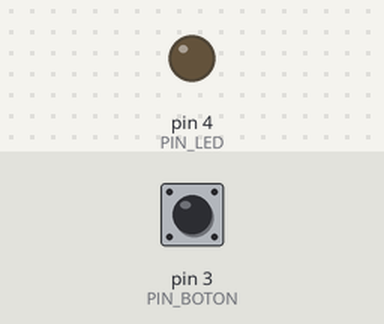
Bench run of a sketch on a simulated Arduino Uno, built with avr-gcc and run on an emulated ATmega328P. Parts: output pins drawn as LEDs (lit = HIGH). Inputs (shaded band) come from the test bench; at power-on: pin 3 (PIN_BOTON) HIGH.

Above: at 1.2 s.
1.3 s: pin 3 (PIN_BOTON) pulled LOW for 3.2 s
At 2.3 s:
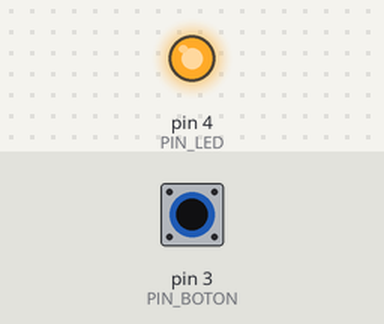
6.8 s: pin 3 (PIN_BOTON) pulled LOW for 0.15 s
At 9.2 s:
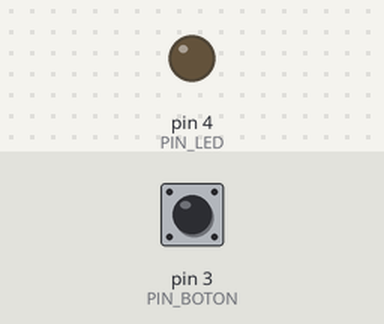
9.9 s: pin 3 (PIN_BOTON) pulled LOW for 1 s
At 11.3 s:
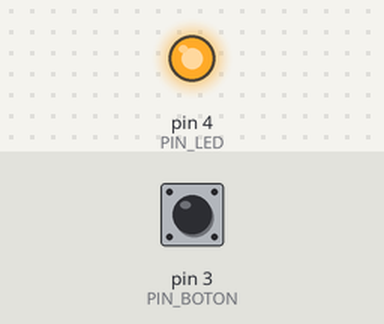
Timing chart, 0 to 13.4 s (numbered marks = the images above; inputs shaded):
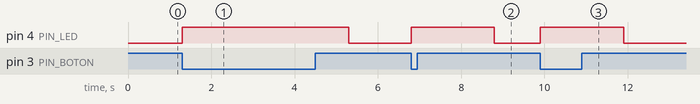

The sketch:

ej_2_codigo.ino
```cpp
//---- Definicion de entradas ----
#define PIN_BOTON 3

//---- Definicion de salidas ----
#define PIN_LED   4

//---- Estado del boton ----
#define BOTON_PRESIONADO  0

//---- Constantes de tiempo ----
#define TIEMPO_ON 2000

//---- Informacion del contador ----
#define CANTIDAD_DESEADA_CONTADOR        3
#define INICIO_CONTADOR 0

//---- Varianles
boolean estadoBoton;
int contadorBoton = 0;


void setup()
{
  pinMode(PIN_BOTON, INPUT_PULLUP);
  pinMode(PIN_LED, OUTPUT);
}

void loop()
{
  estadoBoton = digitalRead(PIN_BOTON);
  if (estadoBoton == BOTON_PRESIONADO)
  {
    while (estadoBoton = BOTON_PRESIONADO)
    {
      estadoBoton = digitalRead(PIN_BOTON);
    }
    contadorBoton = contadorBoton + 1;
  }
  if (contadorBoton == CANTIDAD_DESEADA_CONTADOR)
  {
    digitalWrite(PIN_LED, HIGH);
    delay(TIEMPO_ON);
    digitalWrite(PIN_LED, LOW);
    contadorBoton = INICIO_CONTADOR;
  }
}
```

Measured:
- after the input at 1.3 s, pin 4 (PIN_LED): LOW → HIGH at once, → LOW 4.0 s later
- after the input at 6.8 s, pin 4 (PIN_LED): LOW → HIGH at once, → LOW 2.0 s later
- after the input at 9.9 s, pin 4 (PIN_LED): LOW → HIGH at once, → LOW 2.0 s later
